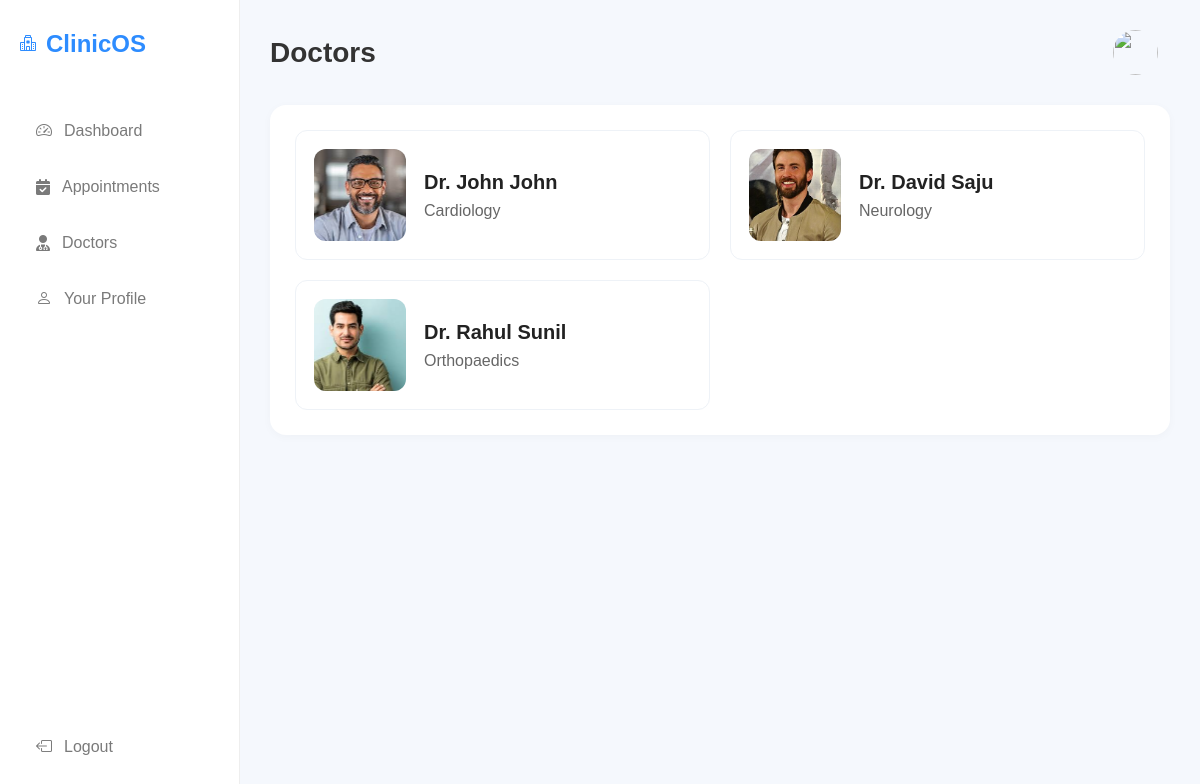
The app's page /patient/doctors/, older data.
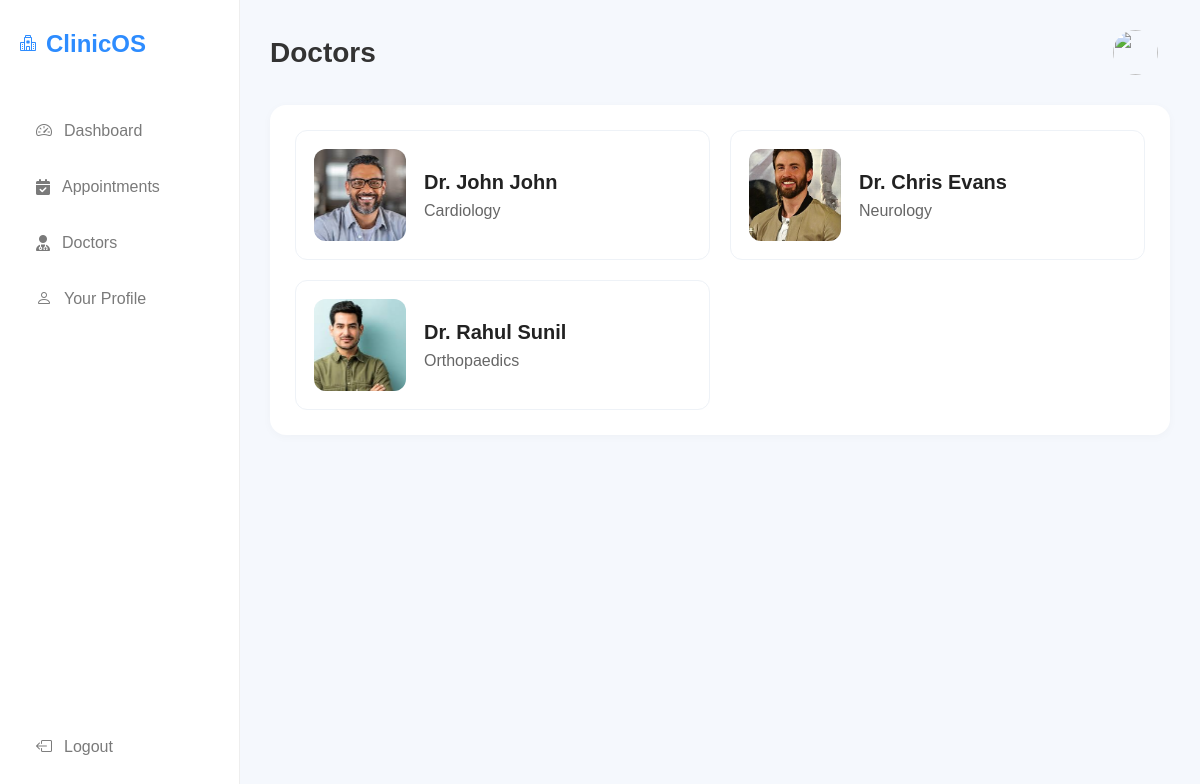
The same page, newer data.
### managementsystem/models.py (models this page shows, shortened)
class Doctor(models.Model):
    user = models.OneToOneField(CustomUser,on_delete=models.CASCADE)
    phone = models.CharField(max_length=15, blank=True, null=True)
    department = models.CharField(max_length=100)
    education = models.TextField(default='MBBS')
    photo = models.ImageField(upload_to='doctors',default='default/default.png')

class CustomUser(AbstractUser):
    ROLE_CHOICES = (
        ('admin', 'Admin'),
        ('doctor', 'Doctor'),
        ('patient', 'Patient'),
    )
    role = models.CharField(max_length=20, choices=ROLE_CHOICES,default='patient')

### managementsystem/views/patient_views.py (the view)
# urls.py: path('patient/doctors/',patient_doctor_list),
def patient_doctor_list(request):
    doctors = Doctor.objects.all()
    return render(request,'patient/doctor_list.html',{'doctors':doctors})

### managementsystem/templates/patient/doctor_list.html (shortened to what this page needs)
{% extends 'patient/base.html' %}
{% load static %}
{% block profile %}
        <div class="profile">
            <img src="{{request.user.patient.photo.url}}" alt=""style="width:45px;height:45px;border-radius:50%;">
        </div>
{%endblock%}
{%block header%}Doctors{%endblock%}
{%block content%}
<div class="doctor-list">
    {%for i in doctors%}
        <div class="doctor-card">
            {% if i.photo %}
                <img src="{{i.photo.url}}" class="doctor-photo" alt="Dr. {{i.user.first_name}} {{i.user.last_name}}">
            {% endif %}
            <div class="doctor-info">
                <h3>Dr. {{i.user.first_name}} {{i.user.last_name}}</h3>
                <p>{{i.department}}</p>
            </div>
        </div>
    {% empty %}
        <p>No doctors found.</p>
    {%endfor%}
</div>
{%endblock%}

Row changes from the older to the newer data that the page shows:
changed through a linked row, Doctor "Neurology": user.first_name "David" → "Chris"; user.last_name "Saju" → "Evans"
